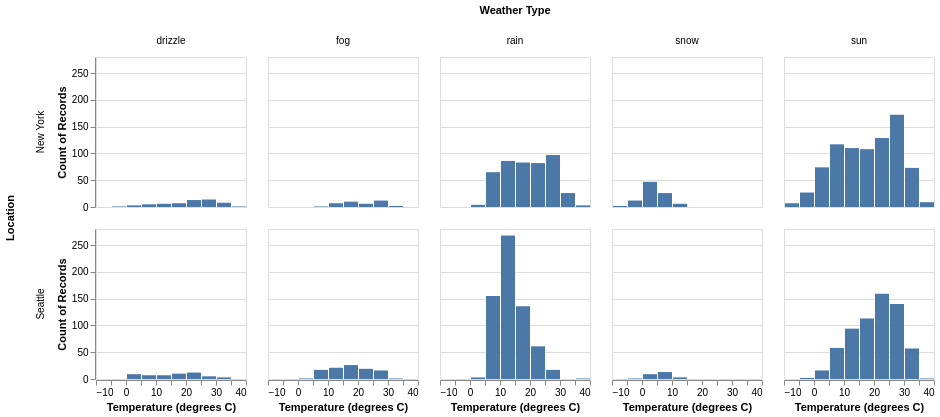

Write notebook code for a chart like this one.
### Code cell
# Solution
base = alt.Chart(df).mark_bar().encode(
    alt.X('temp_max:Q').bin().title('Temperature (degrees C)'),
    alt.Y('count():Q')
).properties(
    width=150,
    height=150
)

base.facet(
    row=alt.Row('location:N').title('Location'),
    column=alt.Column('weather:N').title('Weather Type')
)

### Figure 1 — Vega-Lite specification as saved in the notebook (floating-point values rounded to 4 significant figures; data arrays with more than 128 entries replaced by an {"elided": "..."} marker saying what was removed)
{"config": {"view": {"continuousWidth": 300, "continuousHeight": 300}}, "data": {"name": "data-0e4b4088054dec206bbee1cdbde321fc"}, "facet": {"column": {"field": "weather", "title": "Weather Type", "type": "nominal"}, "row": {"field": "location", "title": "Location", "type": "nominal"}}, "spec": {"mark": {"type": "bar"}, "encoding": {"x": {"bin": {}, "field": "temp_max", "title": "Temperature (degrees C)", "type": "quantitative"}, "y": {"aggregate": "count", "type": "quantitative"}}, "height": 150, "width": 150}, "$schema": "https://vega.github.io/schema/vega-lite/v5.17.0.json", "datasets": {"data-0e4b4088054dec206bbee1cdbde321fc": {"elided": "2922 records"}}}
